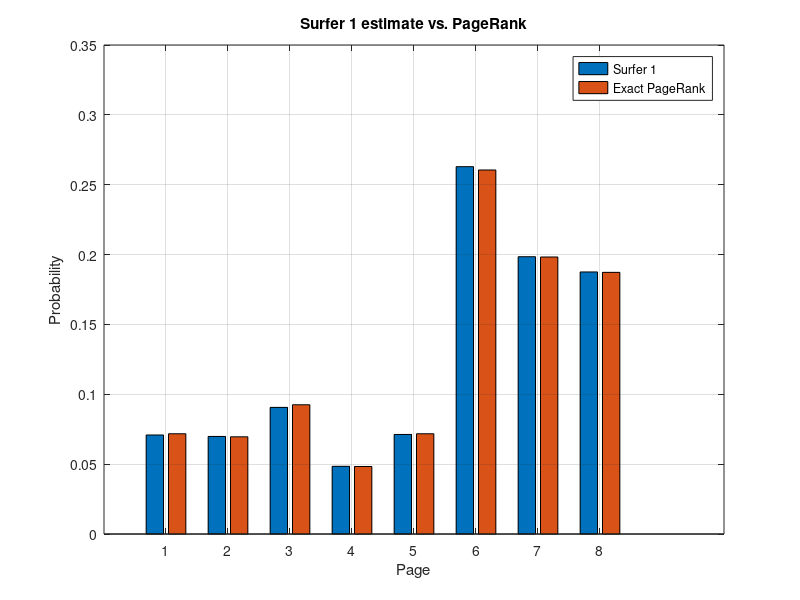
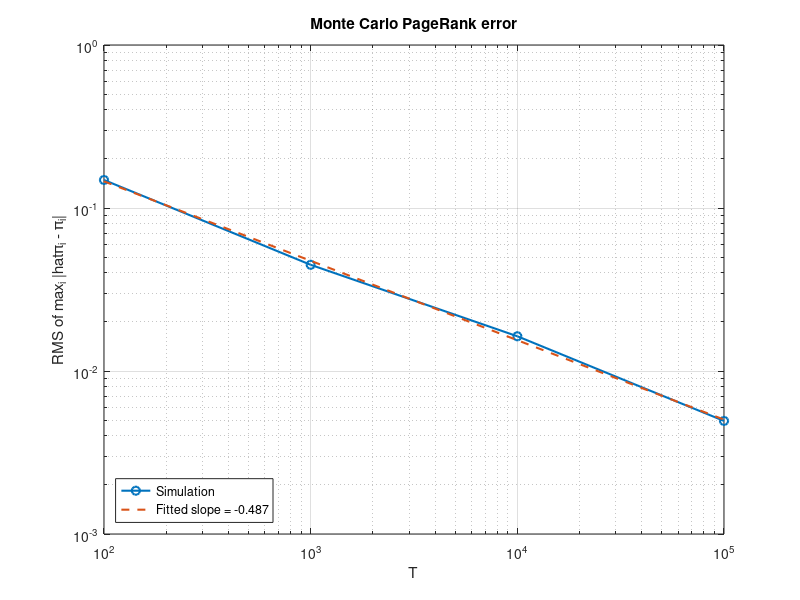

Reproduce these figures in MATLAB, in order.
P = [ ...
    0    1/2  1/2  0    0    0    0    0;
    0    0    1/2  1/2  0    0    0    0;
    1/2  0    0    0    1/2  0    0    0;
    1/3  0    1/3  0    1/3  0    0    0;
    0    1/3  0    0    0    1/3  1/3  0;
    0    0    0    0    0    1    0    0;
    0    0    0    0    0    0    0    1;
    0    0    0    0    0    0    1    0];

d = 0.85;
n = 8;

G = d*P + (1-d)/n * ones(n);

A = G' - eye(n);
A(n,:) = ones(1,n);

rhs = zeros(n,1);
rhs(n) = 1;

pi = (A\rhs)';

R = 100;
T = 10^5;

rng(1);

state = ones(R,1);

CDF = cumsum(G,2);

counts = zeros(R,n);

recordTimes = [10^2 10^3 10^4 10^5];

errors = zeros(size(recordTimes));

recordNumber = 1;

for t = 1:T

    U = rand(R,1);

    currentCDF = CDF(state,:);

    nextState = 1 + sum(U > currentCDF,2);

    state = nextState;

    counts = counts + full(sparse( ...
        (1:R)',state,1,R,n));

    if recordNumber <= length(recordTimes) && ...
            t == recordTimes(recordNumber)

        hatPi = counts/t;

        maxError = max(abs(hatPi-pi),[],2);

        errors(recordNumber) = sqrt(mean(maxError.^2));

        recordNumber = recordNumber + 1;
    end

end

hatPi = counts/T;


fprintf('\nExact PageRank:\n');
disp(pi);

fprintf('\nSurfer 1 estimate at T = 10^5:\n');
disp(hatPi(1,:));

fprintf('\nMaximum error for surfer 1:\n');
disp(max(abs(hatPi(1,:)-pi)));

figure;

bar(1:n,[hatPi(1,:)' pi']);

xlabel('Page');
ylabel('Probability');

title('Surfer 1 estimate vs. PageRank');

legend('Surfer 1','Exact PageRank');

grid on;

figure;

loglog(recordTimes,errors,'o-','LineWidth',1.5);

hold on;

fit = polyfit(log10(recordTimes), ...
              log10(errors),1);

slope = fit(1);

fittedErrors = 10.^polyval(fit,log10(recordTimes));

loglog(recordTimes,fittedErrors,'--','LineWidth',1.5);

xlabel('T');
ylabel('RMS of max_i |hat{\pi}_i - \pi_i|');

title('Monte Carlo PageRank error');

legend('Simulation', ...
       sprintf('Fitted slope = %.3f',slope), ...
       'Location','southwest');

grid on;

fprintf('\n----------------------------------\n');
fprintf('Monte Carlo results\n');
fprintf('----------------------------------\n');

fprintf('T          RMS error\n');

for k = 1:length(recordTimes)
    fprintf('%-8d   %.6e\n', ...
        recordTimes(k),errors(k));
end

fprintf('\nFitted log-log slope = %.4f\n',slope);
